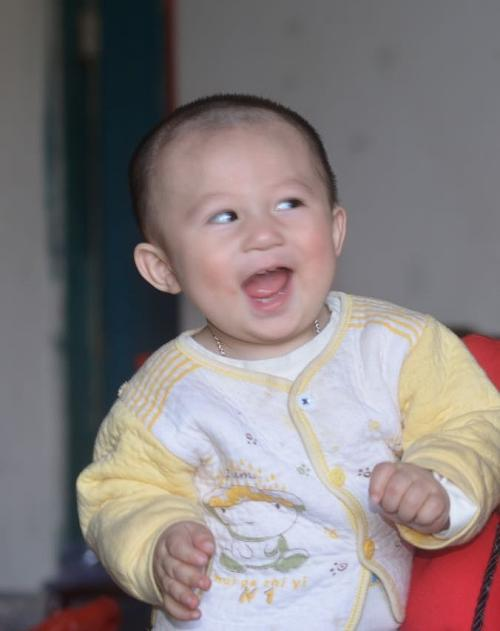
#> input picture img_train/happy1.jpg, 500 x 631 px
$ python main.py
#> lines starting #> are read from the running program, lines starting #| are printed output that depends on the picture
### prepare_training_data.py
import os

from detect_face import detect_face
import cv2


def prepare_training_data():
    #读取训练文件夹中的图片名称
    dirs = os.listdir(r'./img_train')
    faces = []
    labels = []
    for image_path in dirs:
        #如果图片的名称以happy开头，则标签为1l；sad开头，标签为2
        if image_path[0] == 'h':
            label = 1
        else:
            label = 2

        #得到图片路径
        image_path = './img_train/' + image_path

        #返回灰度图，返回Mat对象
        image = cv2.imread(image_path,0)
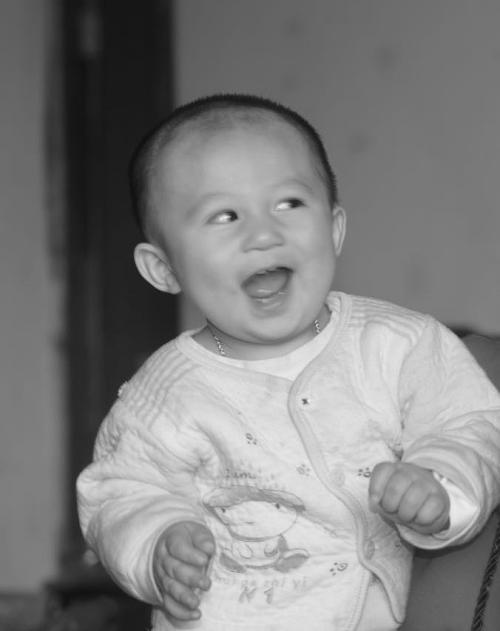
#> image: shape (631, 500); min 14, max 241, mean 128.8

        #以窗口形式显示图像，显示100毫秒
        cv2.imshow("Training on image...", image)
        cv2.waitKey(100)


        face, rect = detect_face(image)
#> in detect_face, `faces = face_cascade.detectMultiScale(gray, scaleFactor=1.2, minNeighb..`: faces = [[239, 416, 72, 72], [131, 432, 94, 94], [161, 137, 188, 188]]
#> in detect_face, `(x, y, w, h) = faces[0]`: x = 239; y = 416; w = 72
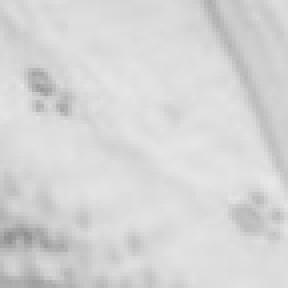
#> face: shape (72, 72) (shown 4 times larger); min 144, max 231, mean 213.7
#> rect = [239, 416, 72, 72]
        if face is not None:
            faces.append(face)
            labels.append(label)
#> pass 2 of the loop in prepare_training_data, `for image_path in dirs:`:
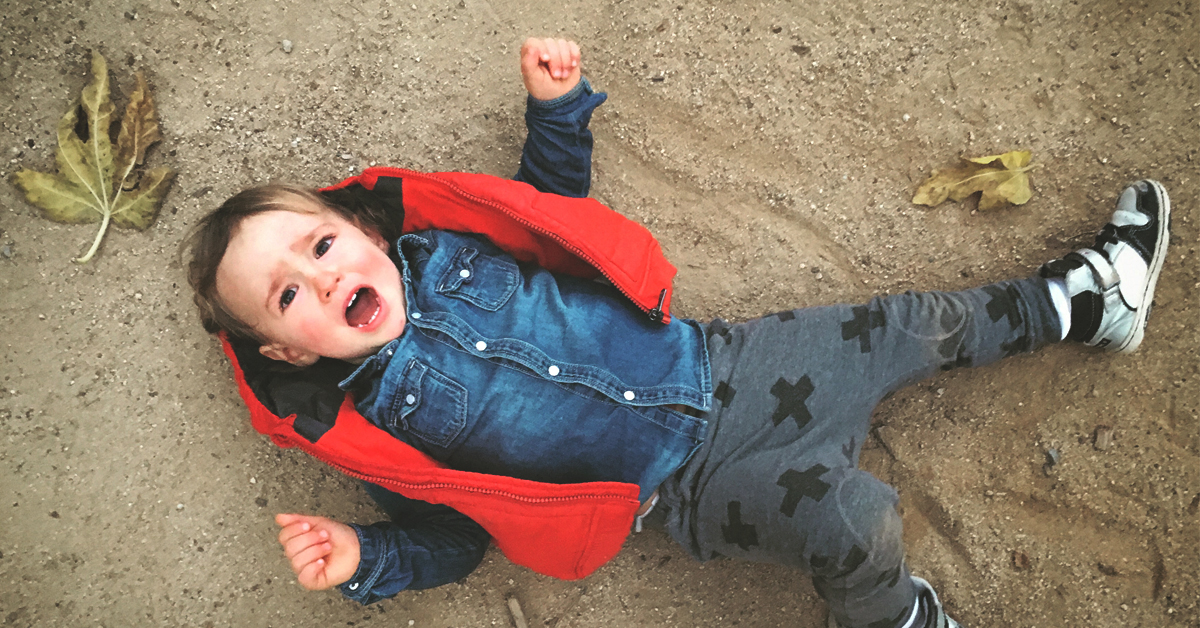
#> input picture img_train/happy10.jpg, 1200 x 628 px
#> in prepare_training_data, `image = cv2.imread(image_path,0)`:
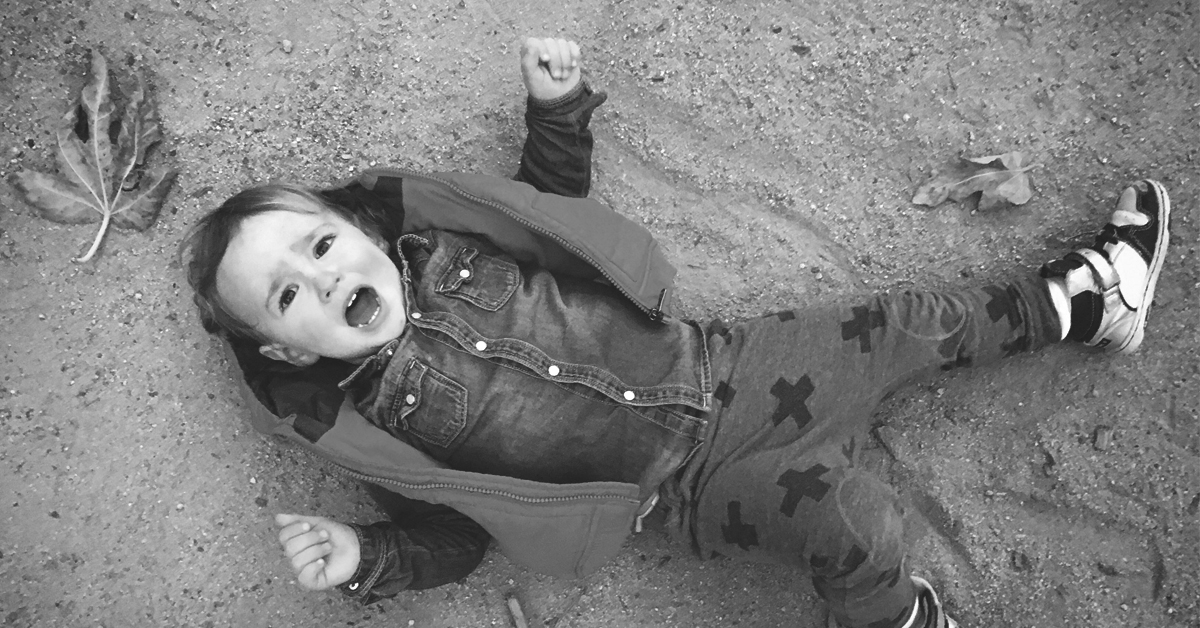
#> image: shape (628, 1200); min 30, max 255, mean 126.6
#> gray: shape (628, 1200)
#> in prepare_training_data, `face, rect = detect_face(image)`:
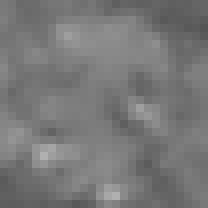
#> face: shape (26, 26) (shown 8 times larger); min 85, max 176, mean 119.8
#> in prepare_training_data, `face, rect = detect_face(image)`: rect = [1091, 488, 26, 26]
#> pass 3 of the loop in prepare_training_data, `for image_path in dirs:`:
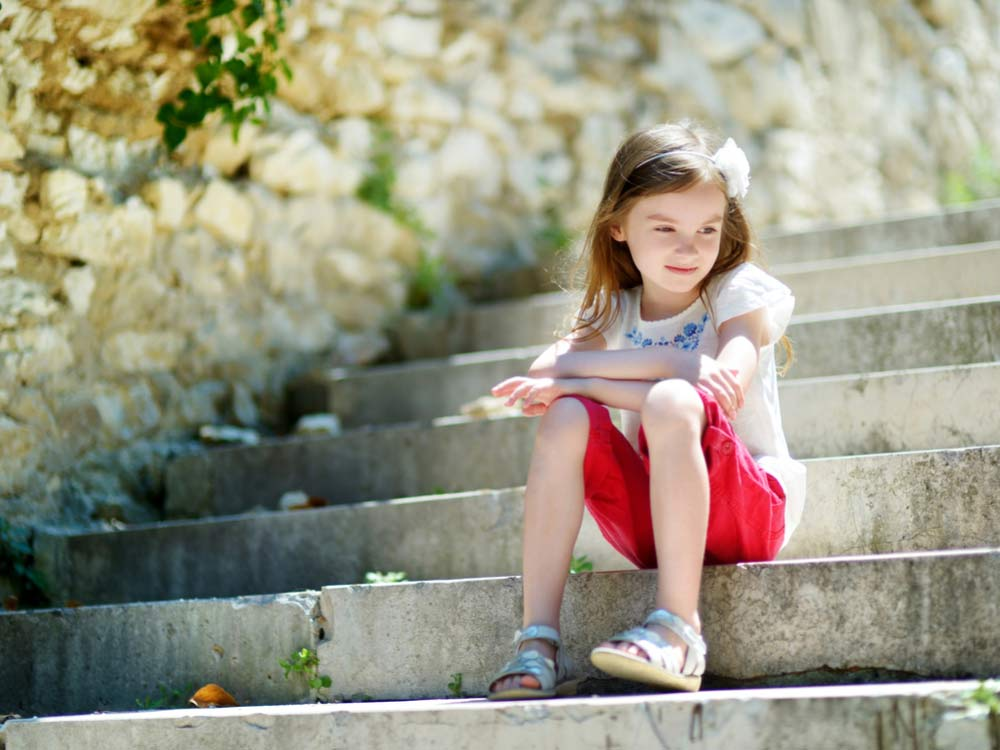
#> input picture img_train/happy11.jpg, 1000 x 750 px
#> in prepare_training_data, `image = cv2.imread(image_path,0)`:
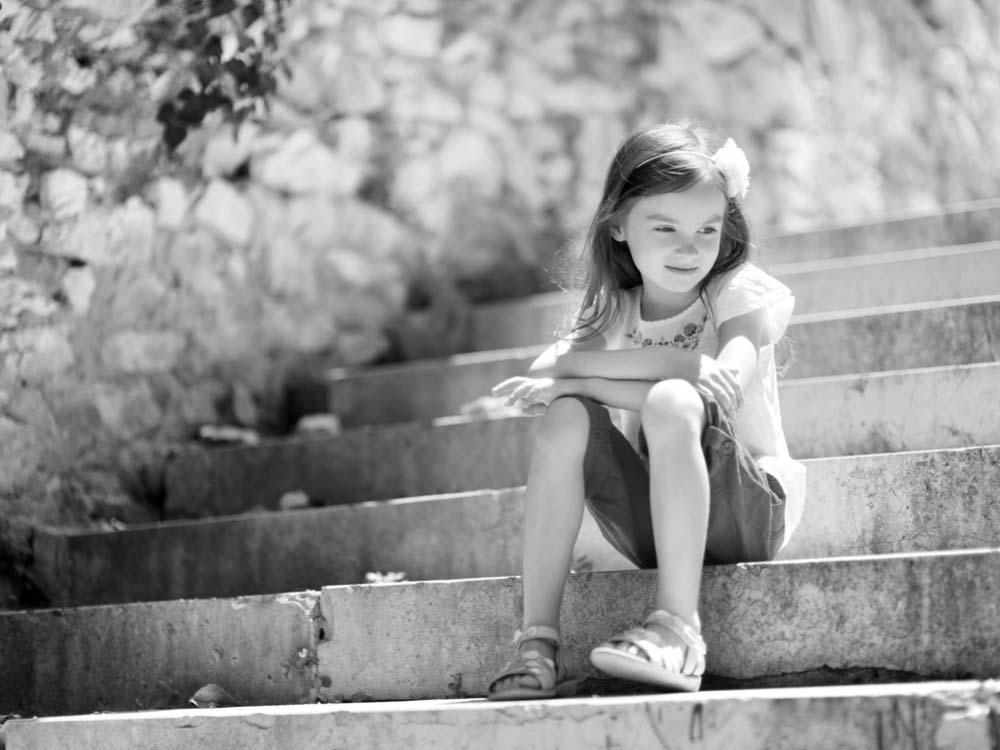
#> image: shape (750, 1000); min 0, max 255, mean 149.6
#> gray: shape (750, 1000)
#> in prepare_training_data, `face, rect = detect_face(image)`:
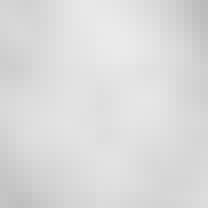
#> face: shape (26, 26) (shown 8 times larger); min 187, max 234, mean 219.2
#> in prepare_training_data, `face, rect = detect_face(image)`: rect = [964, 32, 26, 26]

    cv2.destroyAllWindows()
    cv2.waitKey(1)
    cv2.destroyAllWindows()

    return faces, labels

### detect_face.py
import cv2


def detect_face(img):
    #将图像转变成灰度图像，因为OpenCV人脸检测器需要灰度图像
    gray = cv2.cvtColor(img, cv2.COLOR_BAYER_BG2GRAY)

    #加载OpenCV人脸识别器，注意这里的路径是前面下载识别器时，你保存的位置
    face_cascade = cv2.CascadeClassifier(r'lbpcascade_frontalface.xml')

    #scaleFactor表示每次图像尺寸减小的比例，minNeighbors表示构成检测目标的相邻矩形的最小个数
    #这里选择图像尺寸减小1.2倍。minNeighbors越大，识别出来的人脸越准确，但也极易漏判
    faces = face_cascade.detectMultiScale(gray, scaleFactor=1.2, minNeighbors=1)

    # 如果图中没有人脸，该图片不参与训练，返回None
    if len(faces) == 0:
        return None, None

    # 提取面部区域
    (x, y, w, h) = faces[0]

    #返回人脸及其所在区域
    return gray[y:y + w, x:x + h], faces[0]

### predict.py
from detect_face import detect_face

from draw_rectangle import draw_rectangle
from draw_text import draw_text


def predict(test_img, face_recognizer):
    # 将标签1，2转换成文字
    subjects = ['', 'Happy', 'Sad']

    # 得到图像副本
    img = test_img.copy()

    # 从图像中检测脸部
    face, rect = detect_face(img)

    # 使用我们的脸部识别器预测图像
    label = face_recognizer.predict(face)
    # 获取由人脸识别器返回的相应标签的名称
    label_text = subjects[label[0]]

    # 注意，下面两个函数我们还未编写！！！
    # 在检测到的脸部周围画一个矩形
    draw_rectangle(img, rect)
    # 在矩形周围标出人脸情绪
    draw_text(img, label_text, rect[0], rect[1] - 5)

    return img

### draw_rectangle.py
import cv2


def draw_rectangle(img, rect):
    (x, y, w, h) = rect
    cv2.rectangle(img, (x, y), (x + w, y + h), (0, 255, 0), 2)

### draw_text.py
import cv2


def draw_text(img, text, x, y):
    cv2.putText(img, text, (x, y), cv2.FONT_HERSHEY_PLAIN, 1.5, (0, 255, 0), 2)

### main.py
from prepare_training_data import prepare_training_data
import cv2
import numpy as np
from predict import predict

if __name__ == '__main__':
    print("Preparing data...")
    #调用之前写的函数，得到包含多个人脸矩阵的序列和它们对于的标签
    faces, labels = prepare_training_data()
#> faces = 3 items; labels = [1, 1, 1]
    print("Data prepared")

    print("Total faces: ", len(faces))
#| Total faces:  3
    print("Total labels: ", len(labels))
#| Total labels:  3

    #得到（LBPH）人脸识别器
    face_recognizer = cv2.face.LBPHFaceRecognizer_create()
    #应用数据，进行训练
    face_recognizer.train(faces, np.array(labels))
    print("Predicting images...")

    # 加载预测图像，这里我图简单，就直接把路径写上去了
    test_img1 = cv2.imread(r"./img_predict/happy1.jpg",0)
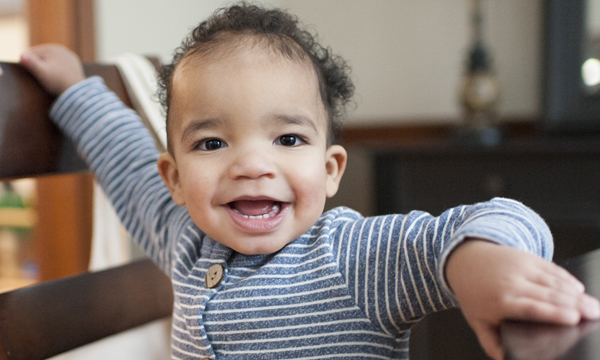
#> input picture img_predict/happy1.jpg, 600 x 360 px
#> test_img1: shape (360, 600); min 0, max 248, mean 118.8
    test_img2 = cv2.imread(r"./img_predict/sad1.jpg",0)
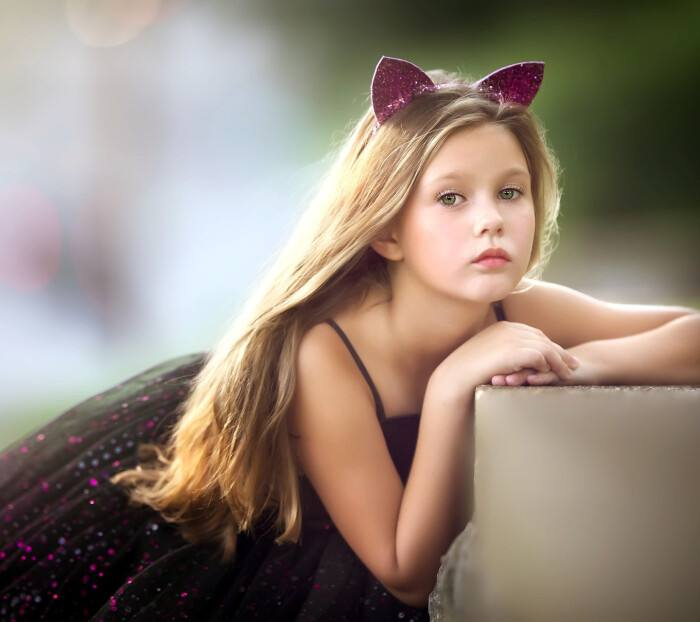
#> input picture img_predict/sad1.jpg, 700 x 622 px
#> test_img2: shape (622, 700); min 0, max 255, mean 133.5

    # 进行预测
    predicted_img1 = predict(test_img1, face_recognizer)
#> in predict, `face, rect = detect_face(img)`:
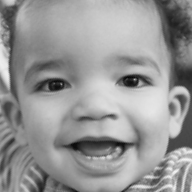
#> face: shape (192, 192); min 4, max 242, mean 150.4
#> in predict, `face, rect = detect_face(img)`: rect = [157, 59, 192, 192]
#> in predict, `label = face_recognizer.predict(face)`: label = (1, 117)
#> in predict, `label_text = subjects[label[0]]`: label_text = 'Happy'
#> in draw_rectangle, `(x, y, w, h) = rect`: x = 157; y = 59; w = 192
    predicted_img2 = predict(test_img2, face_recognizer)
#> in predict (call 2), `face, rect = detect_face(img)`:
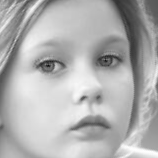
#> face: shape (158, 158); min 13, max 254, mean 176.2
#> in predict (call 2), `face, rect = detect_face(img)`: rect = [401, 133, 158, 158]
#> in predict (call 2), `label = face_recognizer.predict(face)`: label = (1, 132.8)
#> call 2 of draw_text, with text = 'Happy', x = 401, y = 128
#> in draw_text (call 2), `cv2.putText(img, text, (x, y), cv2.FONT_HERSHEY_PLAIN, 1.5, (0, 255, 0..`:
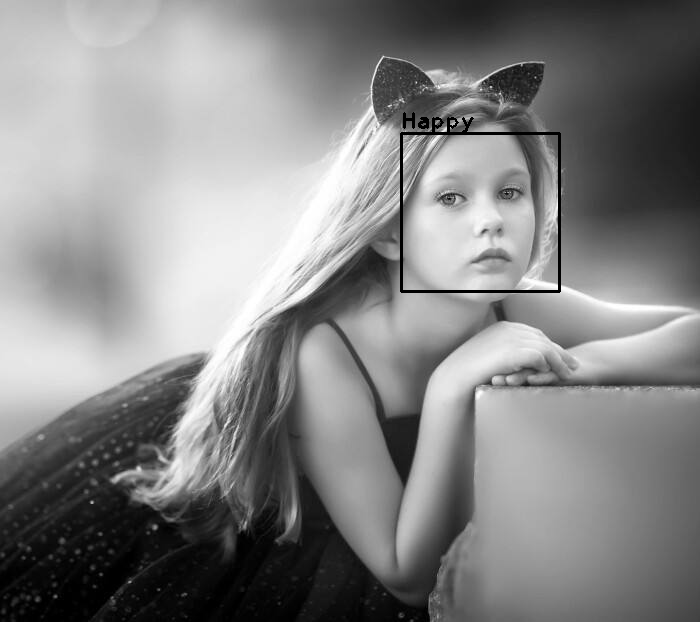
#> img: shape (622, 700); min 0, max 255, mean 132.7
    print("Prediction complete")

    # 显示预测结果
    cv2.imshow('Happy', predicted_img1)
    cv2.imshow('Sad', predicted_img2)
    cv2.waitKey(0)
    cv2.destroyAllWindows()
